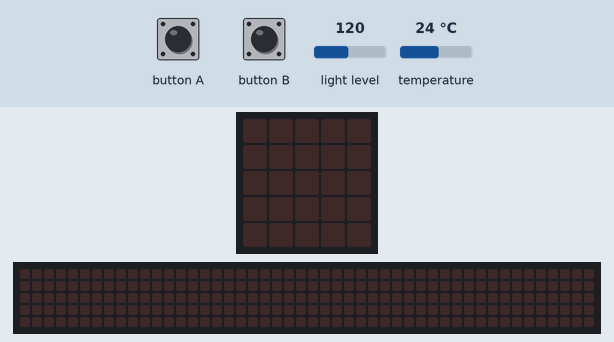
Bench run of a program on a simulated BBC micro:bit (MakeCode). Shown: the board's 5×5 LED display, a strip that is not on the board, showing the scrolling text unrolled. Inputs (shaded band) come from the test bench; at power-on: light level 120, temperature 24 °C. The 48×5 strip is a reading aid, not a part: it shows the text the display is scrolling, unrolled, one strip-width of it at a time.

Above: at 1.2 s.
1.3 s: button A pressed for 0.15 s
At 4.0 s:
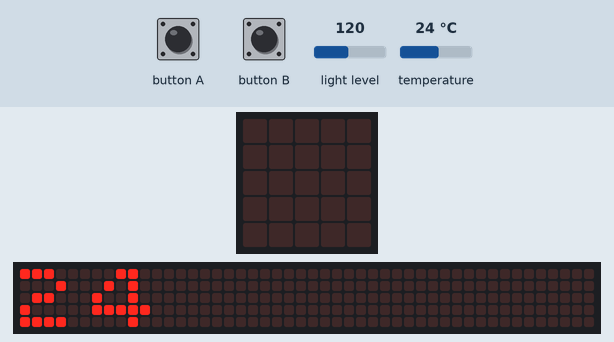
4.3 s: button B pressed for 0.15 s
At 4.82 s:
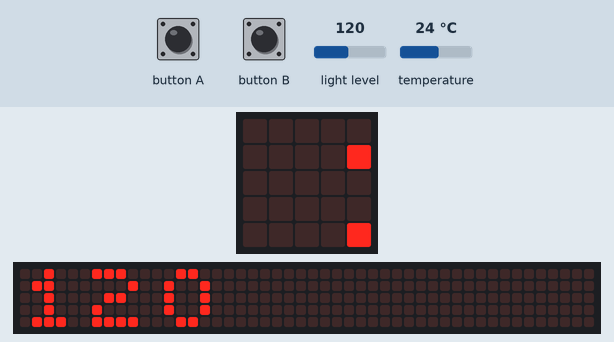
7.3 s: button A pressed for 0.15 s
At 8.87 s:
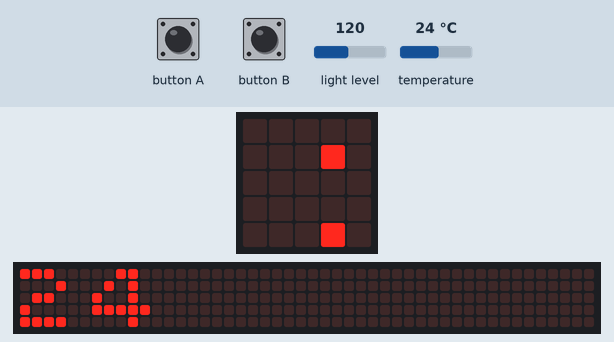
10.3 s: button B pressed for 0.15 s
At 14.12 s:
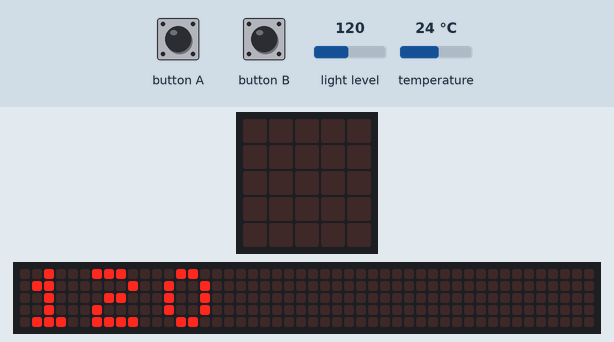

Measured:
- after the input at 1.3 s, the display: changes after 0.15 s (image 1)
- after the input at 4.3 s, the display: first changes after 0.15 s (image 2 shows a later state)
- what the display in image 4 shows lasts 0.5 s, from 13.9 s to 14.4 s

The program:

main.ts
```typescript
input.onButtonPressed(Button.A, function () {
    basic.showNumber(input.temperature())
    basic.pause(500)
    basic.clearScreen()
})
input.onButtonPressed(Button.B, function () {
    basic.showNumber(input.lightLevel())
    basic.pause(500)
    basic.clearScreen()
})
```

test.ts
```typescript
// aquí va el archivo "tests"; esto no se compilará cuando este paquete se utilice como una extensión.
```
